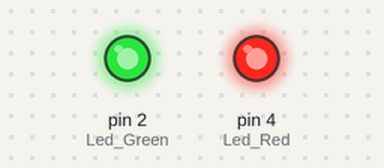
Bench run of a sketch on a simulated Arduino Uno, built with avr-gcc and run on an emulated ATmega328P. Shown: output pins drawn as LEDs (lit = HIGH).

Above: at 1.9 s.
Timing chart, 0 to 10.0 s (numbered marks = the images above):
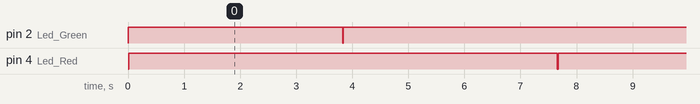

The sketch:

Two-Color.ino
```cpp
int Led_Red = 4;
int Led_Green = 2;


void setup() {
  pinMode(Led_Red, OUTPUT);
  pinMode(Led_Green, OUTPUT);
}
void loop() {
   for (int val = 255; val > 0; val--) {
      digitalWrite(Led_Green, val);
      digitalWrite(Led_Red, 255-val);
      delay(15);
   }
   for (int val = 0; val < 255; val++) {
      digitalWrite(Led_Green, val);
      digitalWrite(Led_Red, 255-val);
      delay(15);
   }
}
```

Measured:
- by itself, pin 2 (Led_Green): repeats every 7.7 s: LOW 0.02 s, HIGH 7.6 s
- by itself, pin 4 (Led_Red): alternates HIGH for 7.6 s and LOW for 0.02 s
- by itself, everything shown: repeats every 7.7 s, in 4 steps
